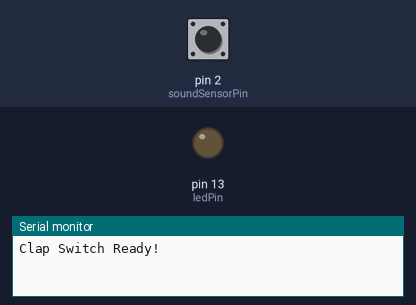
Recording of a sketch running on a simulated Arduino Uno, built with avr-gcc and run on an emulated ATmega328P. Shown: output pins drawn as LEDs (lit = HIGH), the last lines printed to the serial monitor. Dashed ring = blinking. The inputs (shaded band) are chosen by the test bench; at power-on: pin 2 (soundSensorPin) HIGH.

Above: at 1.2 s.
1.3 s: pin 2 (soundSensorPin) driven LOW
At 1.7 s:
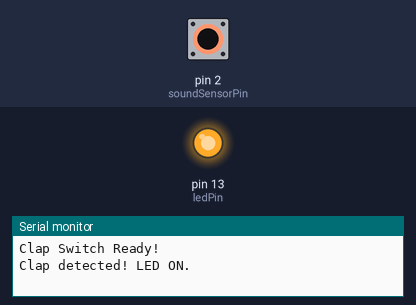
2.8 s: pin 2 (soundSensorPin) pulsed HIGH 5 times (0.12 s each, 0.3 s apart)
At 3.37 s:
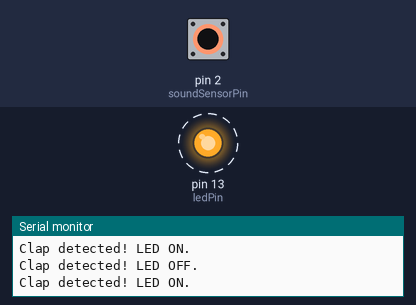
Timing chart, 0 to 5.8 s (numbered marks = the images above; inputs shaded):
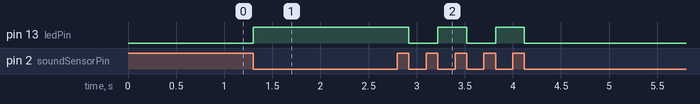

Measured:
- after the input at 1.3 s, pin 13 (ledPin): LOW → HIGH at once
- after the input at 2.8 s, pin 13 (ledPin): alternates HIGH for 0.30 s and LOW for 0.30 s, 5 changes in all, then stays LOW, starting after 0.12 s

The sketch:

clap_activated_switch.ino
```cpp
// --- Pin Definitions ---
const int soundSensorPin = 2; // Digital pin connected to the sensor's D0 pin
const int ledPin = 13;        // Digital pin connected to the LED

// --- State Variables ---
int ledState = LOW;             // Current state of the LED (LOW = Off, HIGH = On)
int lastSoundState = HIGH;      // Stores the last state of the sound sensor output
unsigned long lastEventTime = 0;  // Stores the time of the last clap event
const unsigned long debounceDelay = 200; // Milliseconds to ignore sound after a clap

void setup() {
  // Initialize the LED pin as an output
  pinMode(ledPin, OUTPUT);
  // Initialize the sensor pin as an input
  pinMode(soundSensorPin, INPUT);

  // Set the initial state of the LED
  digitalWrite(ledPin, ledState);

  Serial.begin(9600); // Start serial communication for debugging
  Serial.println("Clap Switch Ready!");
}

void loop() {
  // Read the current state of the sound sensor
  int currentSoundState = digitalRead(soundSensorPin);

  // Check for a *falling edge* transition (Sound detected)
  // The D0 pin often goes LOW when sound is detected.
  if (lastSoundState == HIGH && currentSoundState == LOW) {

    // Check if enough time has passed since the last event (Debouncing)
    if (millis() - lastEventTime > debounceDelay) {
      // A valid clap has been detected!

      // 1. Update the LED state (Toggle it)
      ledState = !ledState; // This flips LOW to HIGH, and HIGH to LOW

      // 2. Control the LED
      digitalWrite(ledPin, ledState);

      // 3. Record the time of the event
      lastEventTime = millis();

      // 4. Print confirmation to the Serial Monitor
      if (ledState == HIGH) {
        Serial.println("Clap detected! LED ON.");
      } else {
        Serial.println("Clap detected! LED OFF.");
      }
    }
  }

  // Save the current sensor state for the next loop iteration
  lastSoundState = currentSoundState;
}

// End of code
```
